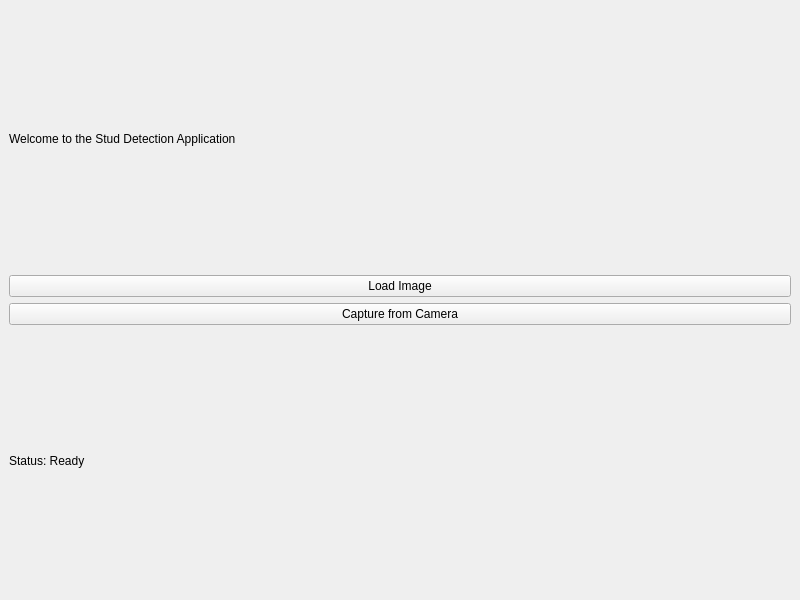
<?xml version="1.0" encoding="UTF-8"?>
<ui version="4.0">
 <class>MainWindow</class>
 <widget class="QMainWindow" name="MainWindow">
  <property name="geometry">
   <rect>
    <x>100</x>
    <y>100</y>
    <width>800</width>
    <height>600</height>
   </rect>
  </property>
  <property name="windowTitle">
   <string>Stud Detection Application</string>
  </property>
  <widget class="QWidget" name="centralwidget">
   <layout class="QVBoxLayout" name="verticalLayout">
    <item>
     <widget class="QLabel" name="label">
      <property name="text">
       <string>Welcome to the Stud Detection Application</string>
      </property>
     </widget>
    </item>
    <item>
     <widget class="QPushButton" name="loadImageButton">
      <property name="text">
       <string>Load Image</string>
      </property>
     </widget>
    </item>
    <item>
     <widget class="QPushButton" name="captureImageButton">
      <property name="text">
       <string>Capture from Camera</string>
      </property>
     </widget>
    </item>
    <item>
     <widget class="QLabel" name="statusLabel">
      <property name="text">
       <string>Status: Ready</string>
      </property>
     </widget>
    </item>
   </layout>
  </widget>
 </widget>
 <resources/>
 <connections/>
</ui>
